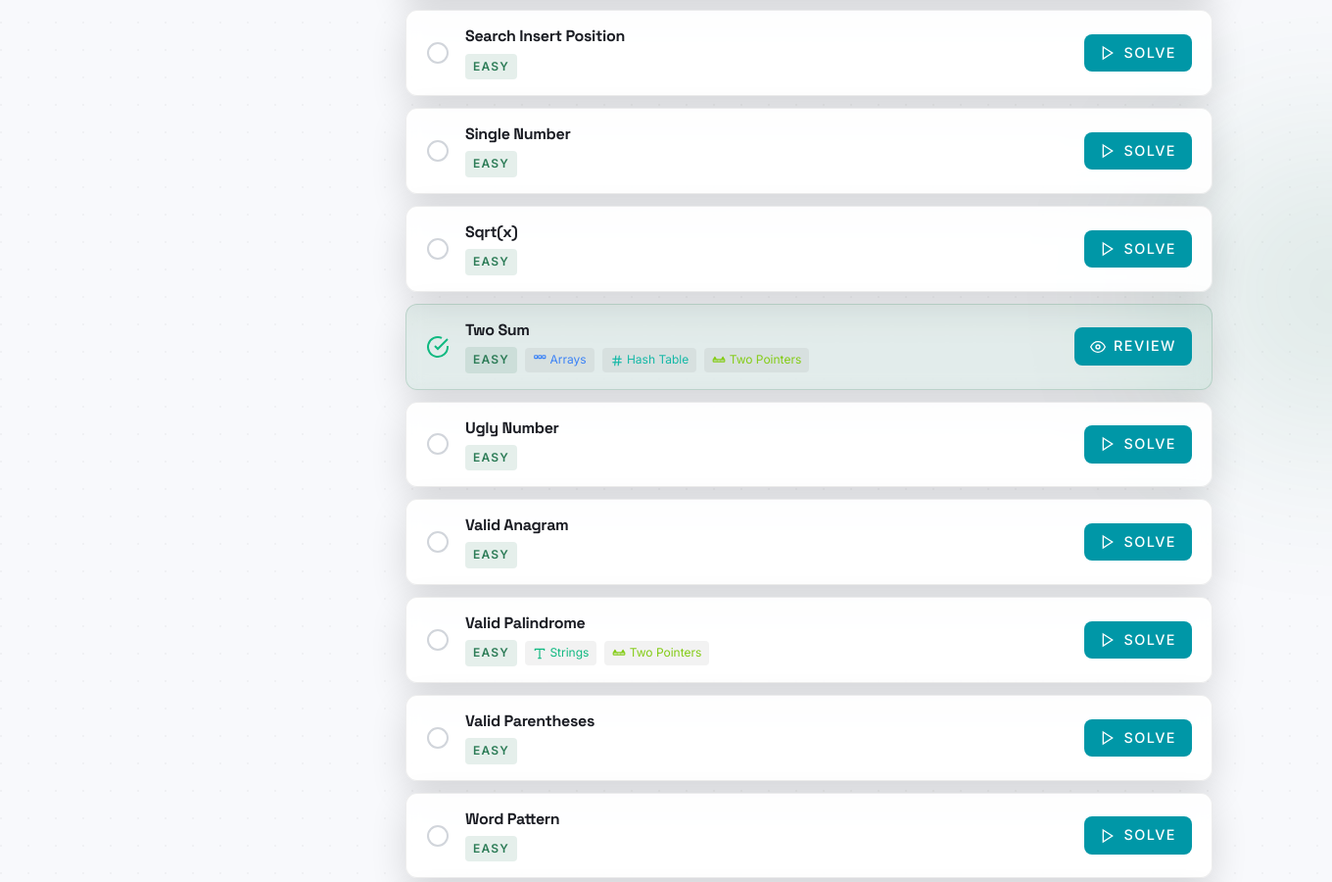
The app's page /practice/ (signed in, middle part), older data.
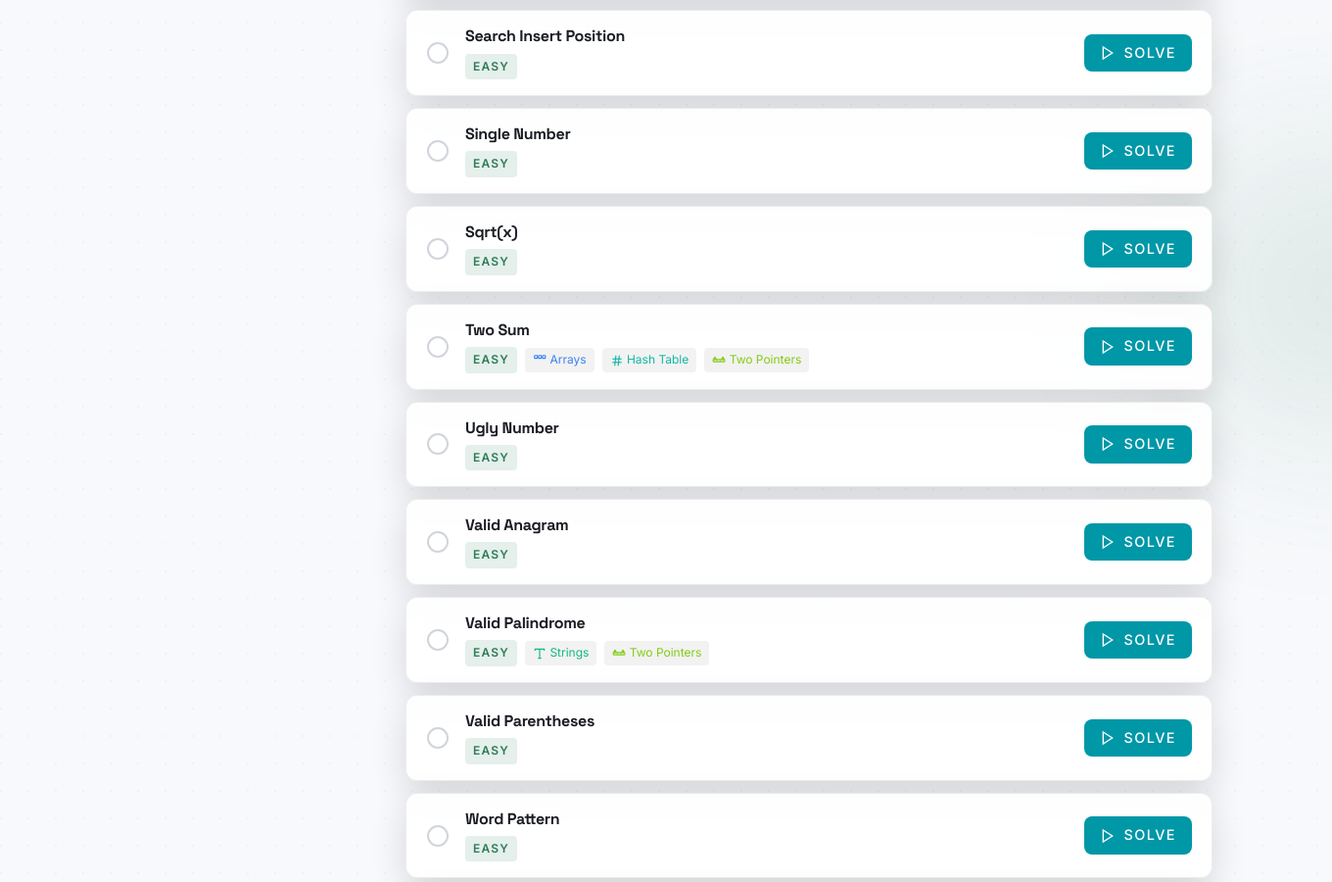
The same page, newer data.
### battles/models.py (models this page shows, shortened)
class ProblemStatement(models.Model):
    DIFFICULTY_CHOICES = [
        ('easy', 'Easy'),
        ('medium', 'Medium'),
        ('hard', 'Hard'),
    ]
    title = models.CharField(max_length=200)
    slug = models.SlugField(unique=True)
    description = models.TextField(help_text="Problem description in Markdown")
    input_format = models.TextField(help_text="Description of input format")
    output_format = models.TextField(help_text="Description of expected output format")
    constraints = models.TextField(help_text="Constraints (e.g., 1 <= n <= 10^5)")
    example_input = models.TextField(help_text="Example input to show users")
    example_output = models.TextField(help_text="Expected output for example")
    example_explanation = models.TextField(blank=True, help_text="Explanation of the example")
    difficulty = models.CharField(max_length=10, choices=DIFFICULTY_CHOICES, default='easy')
    categories = models.ManyToManyField(Category, related_name='problems', blank=True)
    time_limit_seconds = models.FloatField(default=2.0, help_text="Time limit per test case")
    memory_limit_mb = models.IntegerField(default=256, help_text="Memory limit in MB")
    function_signature = models.CharField(
        max_length=200,
        help_text="Function signature users must implement, e.g., 'def solution(nums, target):'"
    )
    starter_code = models.TextField(
        blank=True,
        help_text="Starter code template for users"
    )
    is_active = models.BooleanField(default=True)
    created_at = models.DateTimeField(auto_now_add=True)
    updated_at = models.DateTimeField(auto_now=True)
    class Meta:
        ordering = ['difficulty', 'title']
        indexes = [
            models.Index(fields=['is_active', 'difficulty', 'title'], name='prob_active_diff_title_idx'),
        ]

### battles/views.py (the view)
# urls.py: path('practice/', views.practice, name='practice'),
def practice(request):
    ensure_problems_loaded()
    category_slug = request.GET.get('category')
    difficulty = request.GET.get('difficulty')
    search_query = request.GET.get('q', '')
    problems = ProblemStatement.objects.filter(is_active=True).prefetch_related('categories')
    if search_query:
        problems = problems.filter(title__icontains=search_query)
    if category_slug:
        problems = problems.filter(categories__slug=category_slug)
    if difficulty:
        problems = problems.filter(difficulty=difficulty)
    problems = problems.order_by('difficulty', 'title').distinct()
    total_problems = problems.count()
    categories = Category.objects.all()
    solved_problems = []
    user_stats = None
    solved_count = 0
    if request.user.is_authenticated:
        solved_problems = list(
            PracticeSubmission.objects.filter(
                user=request.user,
                all_tests_passed=True
            ).values_list('problem_id', flat=True).distinct()
        )
        user_stats, _ = UserStats.objects.get_or_create(user=request.user)
        solved_count = user_stats.problems_solved if user_stats else 0
    progress_percent = int((solved_count / total_problems) * 100) if total_problems else 0
    return render(request, 'battles/practice.html', {
        'problems': problems,
        'categories': categories,
        'current_category': category_slug,
        'current_difficulty': difficulty,
        'solved_problems': solved_problems,
        'user_stats': user_stats,
        'total_problems': total_problems,
        'progress_percent': progress_percent,
        'search_query': search_query,
    })

### battles/templatetags/category_tags.py (called while the page is built)
@register.simple_tag
def category_icon(icon_name, size=18, color="currentColor"):
    icon_template = CATEGORY_ICONS.get(icon_name, DEFAULT_ICON)
    svg = icon_template.format(size=size, color=color)
    return mark_safe(svg)

### battles/views.py (called while the page is built)
def ensure_problems_loaded():
    try:
        if not ProblemStatement.objects.filter(is_active=True).exists():
            from django.core.management import call_command
            call_command('sync_problem_catalog', verbosity=0)
    except Exception as e:
        import logging
        logging.getLogger(__name__).warning("Auto-syncing problem catalog failed: %s", e)

### battles/templates/battles/practice.html (shortened to what this page needs)
{% extends 'base.html' %}
{% load category_tags %}
{% block content %}
<div class="bg-decor decor-2"></div>
<div class="practice-container">
    <main class="problems-main">
        {% if problems %}
        <div class="problems-list">
            {% for problem in problems %}
            <div class="problem-card {% if problem.id in solved_problems %}solved{% endif %}">
                <div class="problem-status">
                    {% if problem.id in solved_problems %}
                    <svg width="24" height="24" viewBox="0 0 24 24" fill="none" stroke="#10b981" stroke-width="2">
                        <path d="M22 11.08V12a10 10 0 1 1-5.93-9.14" />
                        <polyline points="22 4 12 14.01 9 11.01" />
                    </svg>
                    {% else %}
                    <svg width="24" height="24" viewBox="0 0 24 24" fill="none" stroke="#d1d5db" stroke-width="2">
                        <circle cx="12" cy="12" r="10" />
                    </svg>
                    {% endif %}
                </div>
                <div class="problem-info">
                    <h3>
                        <a href="{% url 'practice_problem' problem.slug %}">{{ problem.title }}</a>
                    </h3>
                    <div class="problem-meta">
                        <span class="difficulty difficulty-{{ problem.difficulty }}">{{ problem.get_difficulty_display }}</span>
                        {% for cat in problem.categories.all %}
                        <span class="category-tag" style="--category-color: {{ cat.color }}">
                            {% category_icon cat.icon size=14 color=cat.color %}
                            {{ cat.name }}
                        </span>
                        {% endfor %}
                    </div>
                </div>
                <div class="problem-action">
                    <a href="{% url 'practice_problem' problem.slug %}" class="btn-solve">
                        {% if problem.id in solved_problems %}
                        <svg width="16" height="16" viewBox="0 0 24 24" fill="none" stroke="currentColor"
                            stroke-width="2">
                            <path d="M1 12s4-8 11-8 11 8 11 8-4 8-11 8-11-8-11-8z" />
                            <circle cx="12" cy="12" r="3" />
                        </svg>
                        Review
                        {% else %}
                        <svg width="16" height="16" viewBox="0 0 24 24" fill="none" stroke="currentColor"
                            stroke-width="2">
                            <polygon points="5 3 19 12 5 21 5 3" />
                        </svg>
                        Solve
                        {% endif %}
                    </a>
                </div>
            </div>
            {% endfor %}
        </div>
        {% endif %}
    </main>
</div>
{% endblock %}

Row changes from the older to the newer data that the page shows:
changed ProblemStatement "Two Sum": text "REVIEW" → "SOLVE"
